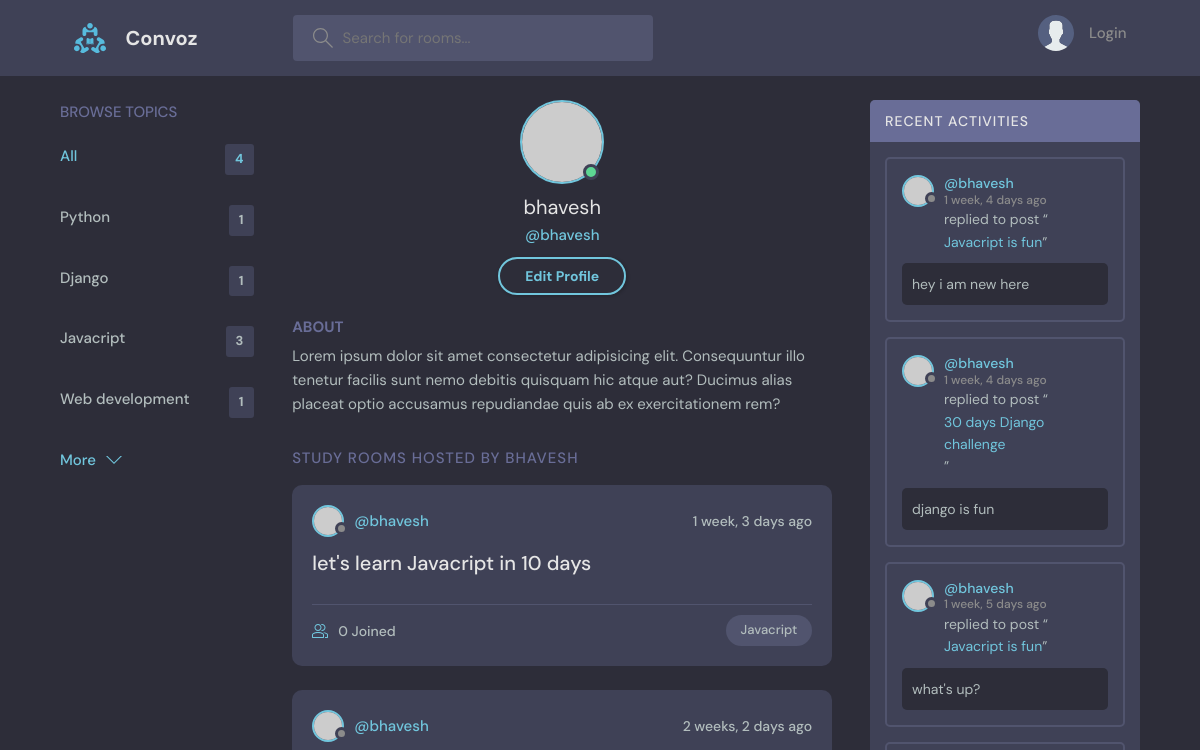
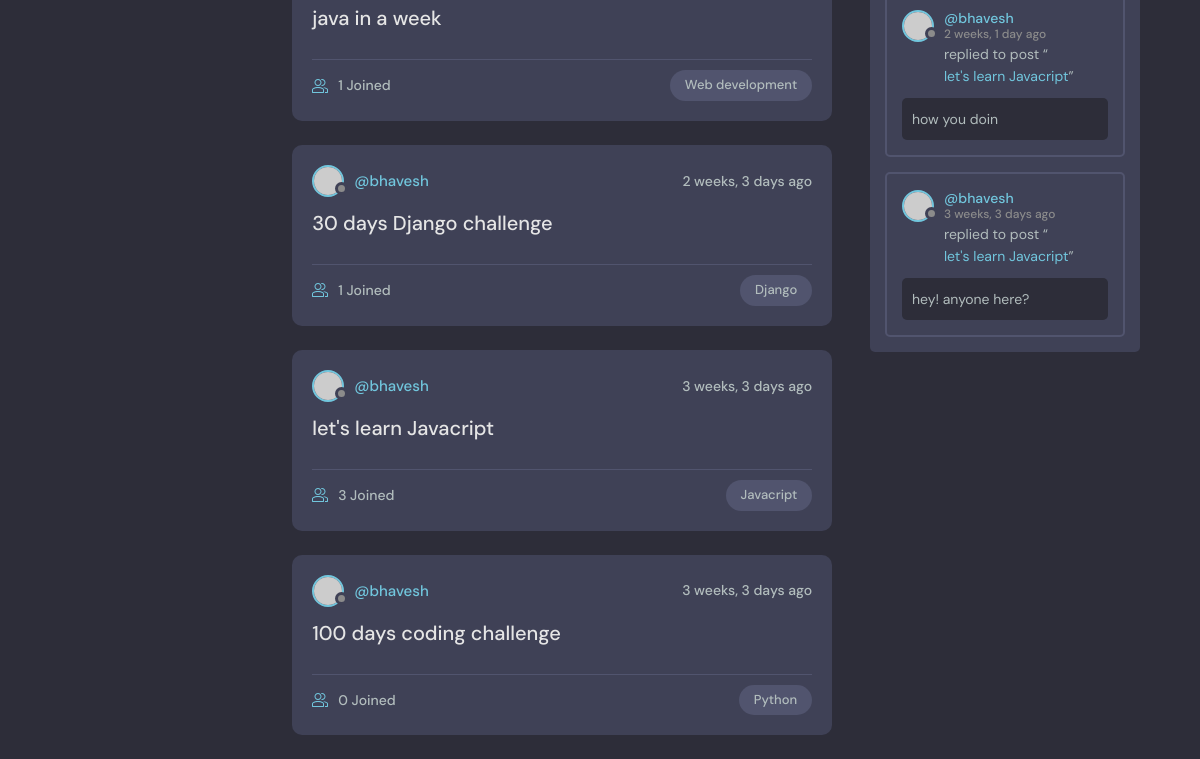
The app's page /profile/1/, older data (2 pictures, top to bottom).
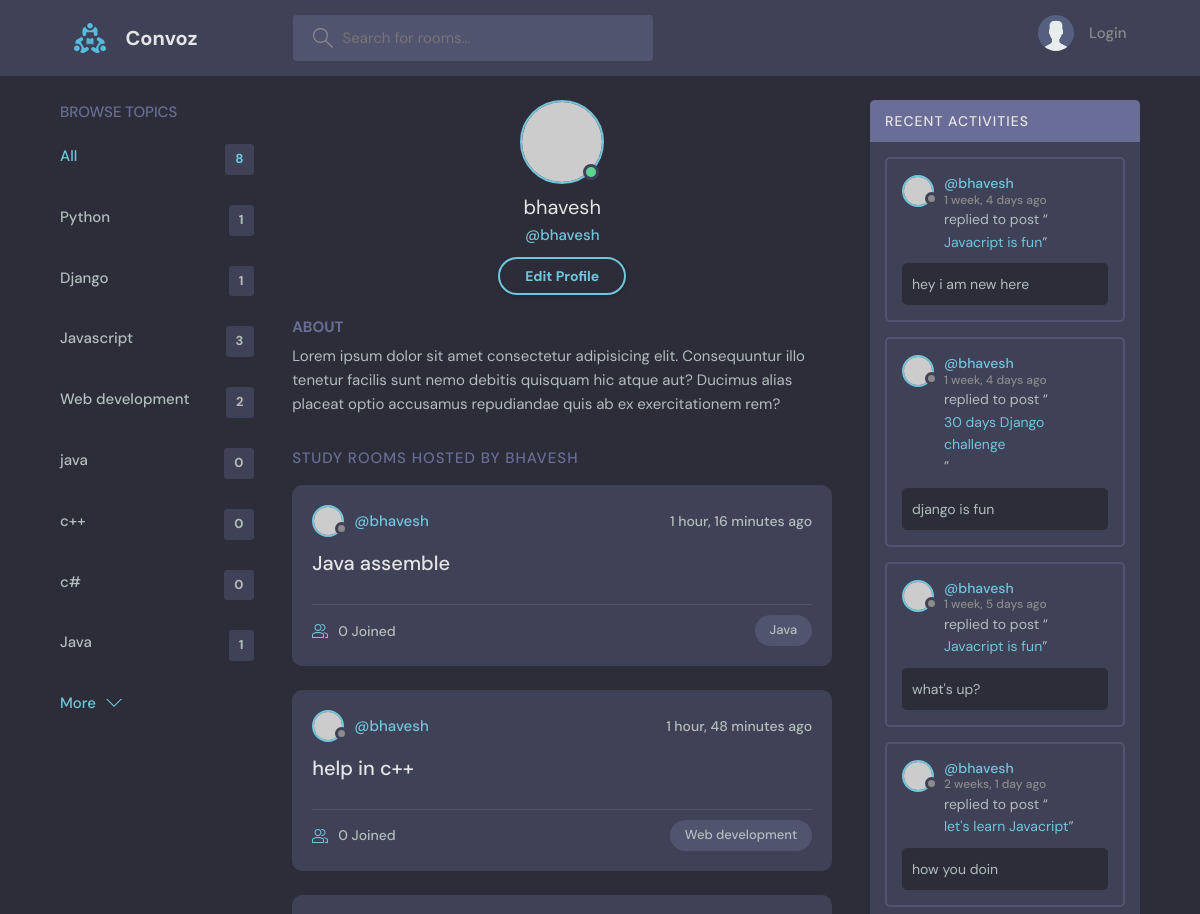
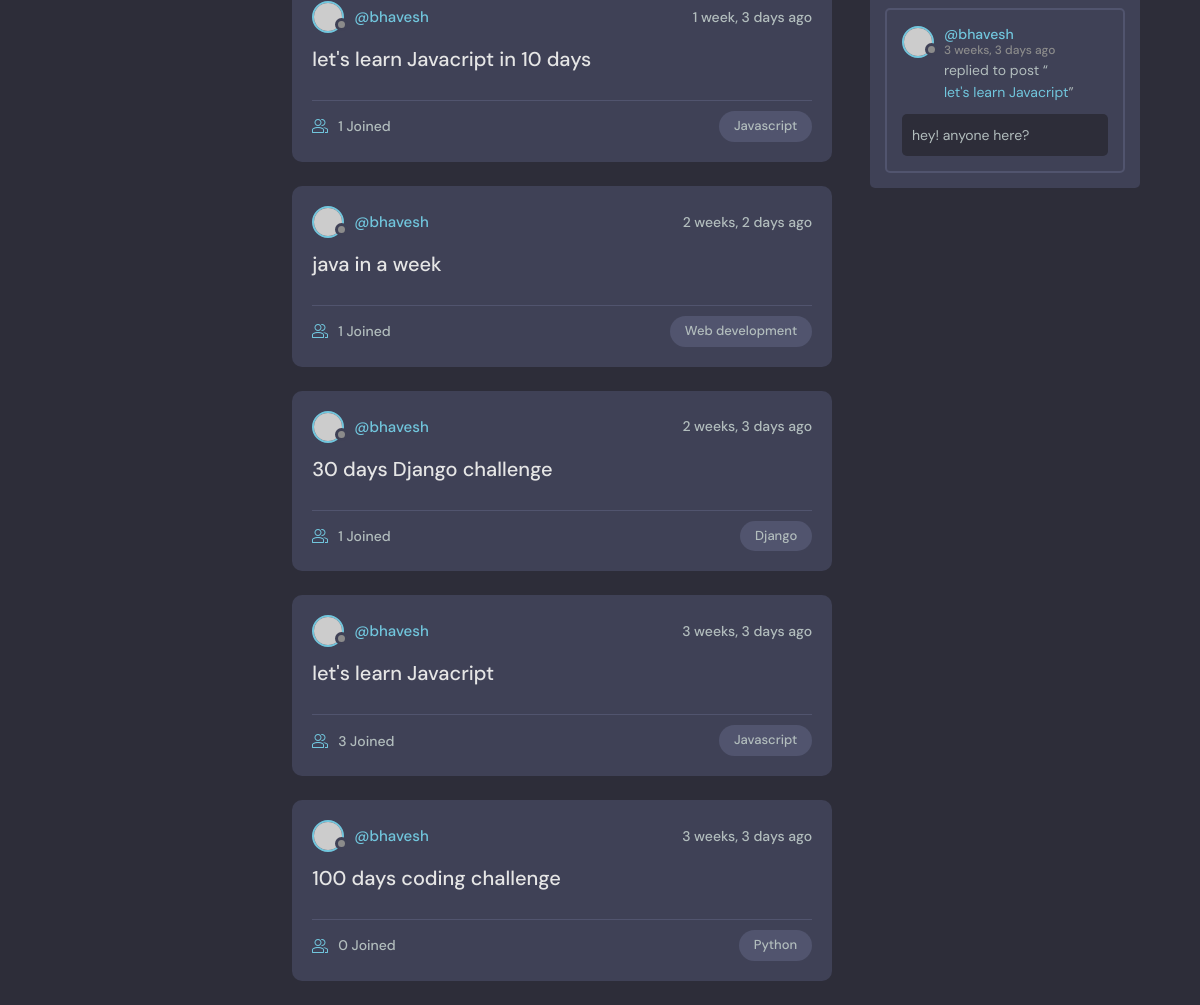
The same page, newer data (2 pictures, top to bottom).
### base/models.py (models this page shows, shortened)
class Topic(models.Model):
    name = models.CharField(max_length=200)

class Room(models.Model):
    host = models.ForeignKey(User, on_delete=models.SET_NULL, null=True)
    topic = models.ForeignKey(Topic, on_delete=models.SET_NULL, null=True)
    name = models.CharField(max_length=200)
    description = models.TextField(null=True, blank=True)
    participants = models.ManyToManyField(User, related_name='participants', blank=True)
    updated = models.DateTimeField(auto_now=True)
    created = models.DateTimeField(auto_now_add=True)
    class Meta:
        ordering = ['-updated', '-created']  # - do the order in descending oder
    def __str__(self):
        return self.name

class Message(models.Model):
    user = models.ForeignKey(User, on_delete=models.CASCADE)
    room = models.ForeignKey(Room, on_delete=models.CASCADE)
    body = models.TextField()
    updated = models.DateTimeField(auto_now=True)
    created = models.DateTimeField(auto_now_add=True)
    class Meta:
        ordering = ['-updated', '-created']

### base/views.py (the view)
# urls.py: path('profile/<str:pk>/', views.userProfile, name="user-profile"),
def userProfile(request, pk):
    user = User.objects.get(id=pk)
    rooms = user.room_set.all()
    room_messages = user.message_set.all()
    topics = Topic.objects.all()
    context = {'user':user, 'rooms':rooms,'room_messages':room_messages, 'topics':topics}
    return render(request, 'base/profile.html', context)

### base/templates/base/profile.html
{% extends 'main.html' %}
{% block content %}
  <main class="profile-page layout layout--3">
    <div class="container">
      {% include 'base/topics_component.html' %}
      <div class="roomList">
        <div class="profile">
          <div class="profile__avatar">
            <div class="avatar avatar--large active">
              <img src="https://randomuser.me/api/portraits/men/11.jpg" />
            </div>
          </div>
          <div class="profile__info">
            <h3>{{user.username}}</h3>
            <p>@{{user.username}}</p>
            <a href="edit-user.html" class="btn btn--main btn--pill">Edit Profile</a>
          </div>
          <div class="profile__about">
            <h3>About</h3>
            <p>
              Lorem ipsum dolor sit amet consectetur adipisicing elit. Consequuntur illo tenetur
              facilis sunt nemo debitis quisquam hic atque aut? Ducimus alias placeat optio
              accusamus repudiandae quis ab ex exercitationem rem?
            </p>
          </div>
        </div>
        <div class="roomList__header">
          <div>
            <h2>Study Rooms Hosted by {{user.username}}</a>
            </h2>
          </div>
        </div>
        {% include 'base/feed_component.html' %}
      </div>
      {% include 'base/activity_component.html' %}
    </div>
  </main>
  {% endblock content %}

### templates/main.html (shortened to what this page needs)
<!DOCTYPE html>
{% load static %}
<html lang="en">
  <head>
    <link rel="stylesheet" href="{% static 'styles/style.css' %}" />
  </head>
  <body>
    {% include 'navbar.html' %}
    {% block content %} {% endblock %}
  </body>
</html>

### templates/navbar.html (shortened to what this page needs)
{% load static %}
<header class="header header--loggedIn">
    <div class="container">
      <a href="{% url 'home' %}" class="header__logo">
        <img src="{% static 'images/logo.svg' %}" />
        <h1>Convoz</h1>
      </a>
      <form class="header__search" method="GET" action="{% url 'home' %}">
        <label>
          <input name="q" placeholder="Search for rooms..." />
        </label>
      </form>
      <nav class="header__menu">
        {% if request.user.is_authenticated %}
        <div class="header__user">
          <a href="profile.html">
            <div class="avatar avatar--medium active">
              <img src="https://randomuser.me/api/portraits/men/37.jpg" />
            </div>
            <p>{{request.user.username}} <span>@{{request.user.username}}</span></p>
          </a>
          <button class="dropdown-button">
            <svg version="1.1" xmlns="http://www.w3.org/2000/svg" width="32" height="32" viewBox="0 0 32 32">
              <title>chevron-down</title>
              <path d="M16 21l-13-13h-3l16 16 16-16h-3l-13 13z"></path>
            </svg>
          </button>
        </div>
        {% else %}
        <a href="{% url 'login' %}">
          <img src="{% static 'images/avatar.svg'%}" />
          <p>Login</p>
        </a>
        {% endif %}
      </nav>
    </div>
  </header>

### base/templates/base/topics_component.html
<div class="topics">
  <div class="topics__header">
    <h2>Browse Topics</h2>
  </div>
  <ul class="topics__list">
    <li>
      <a href="{% url 'home' %}" class="active">All <span>{{topics.count}}</span></a>
    </li>
    {% for topic in topics %}
    <li>
      <a href="{% url 'home' %}?q={{topic.name}}">{{topic.name}} <span>{{topic.room_set.all.count}}</span></a>
    </li>
    {% endfor %}
  </ul>
  <a class="btn btn--link" href="topics.html">
    More
    <svg
      version="1.1"
      xmlns="http://www.w3.org/2000/svg"
      width="32"
      height="32"
      viewBox="0 0 32 32"
    >
      <title>chevron-down</title>
      <path d="M16 21l-13-13h-3l16 16 16-16h-3l-13 13z"></path>
    </svg>
  </a>
</div>

### base/templates/base/feed_component.html (shortened to what this page needs)
{% for room in rooms %}
<div class="roomListRoom">
  <div class="roomListRoom__header">
    <a href="{% url 'user-profile' room.host.id %}" class="roomListRoom__author">
      <div class="avatar avatar--small">
        <img src="https://randomuser.me/api/portraits/women/11.jpg" />
      </div>
      <span>@{{room.host.username}}</span>
    </a>
    <div class="roomListRoom__actions">
      <span>{{room.created|timesince}} ago</span>
    </div>
  </div>
  <div class="roomListRoom__content">
    <a href="{% url 'room' room.id %}">{{room.name}}</a>
  </div>
  <div class="roomListRoom__meta">
    <a href="{% url 'room' room.id %}" class="roomListRoom__joined">
      {{room.participants.all.count}} Joined
    </a>
    <p class="roomListRoom__topic">{{room.topic.name}}</p>
  </div>
</div>
{% endfor %}

### base/templates/base/activity_component.html (shortened to what this page needs)
<div class="activities">
  <div class="activities__header">
    <h2>Recent Activities</h2>
  </div>
  {% for message in room_messages %}
  <div class="activities__box">
    <div class="activities__boxHeader roomListRoom__header">
      <a href="{% url 'user-profile' message.user.id %}" class="roomListRoom__author">
        <div class="avatar avatar--small">
          <img src="https://randomuser.me/api/portraits/women/11.jpg" />
        </div>
        <p>
          @{{message.user}}
          <span>{{message.created|timesince}} ago</span>
        </p>
      </a>
    </div>
    <div class="activities__boxContent">
      <p>
        replied to post “<a href="{% url 'room' message.room.id %}">{{message.room}}</a
        >”
      </p>
      <div class="activities__boxRoomContent">
        {{message.body}}
      </div>
    </div>
  </div>
  {% endfor %}
</div>

Row changes from the older to the newer data that the page shows:
changed Topic id 3: name "Javacript" → "Javascript"
computed for Topic "Web development": room_set.all.count "1" → "2"
added Topic: name "java", room_set.all.count "0"
added Topic: name "c++", room_set.all.count "0"
added Topic: name "c#", room_set.all.count "0"
added Topic: name "Java", room_set.all.count "1"
added Room: host.username "bhavesh", created "1 hour, 16 minutes", name "Java assemble", participants.all.count "0", topic.name "Java"
added Room: host.username "bhavesh", created "1 hour, 48 minutes", name "help in c++", participants.all.count "0", topic.name "Web development"
changed through a linked row, Room "let's learn Javacript in 10 days": participants.all.count "0" → "1"; topic.name "Javacript" → "Javascript"
changed through a linked row, Room "let's learn Javacript": topic.name "Javacript" → "Javascript"
Text that changed along with them:
{{ topics.count }}: "4" → "8"
